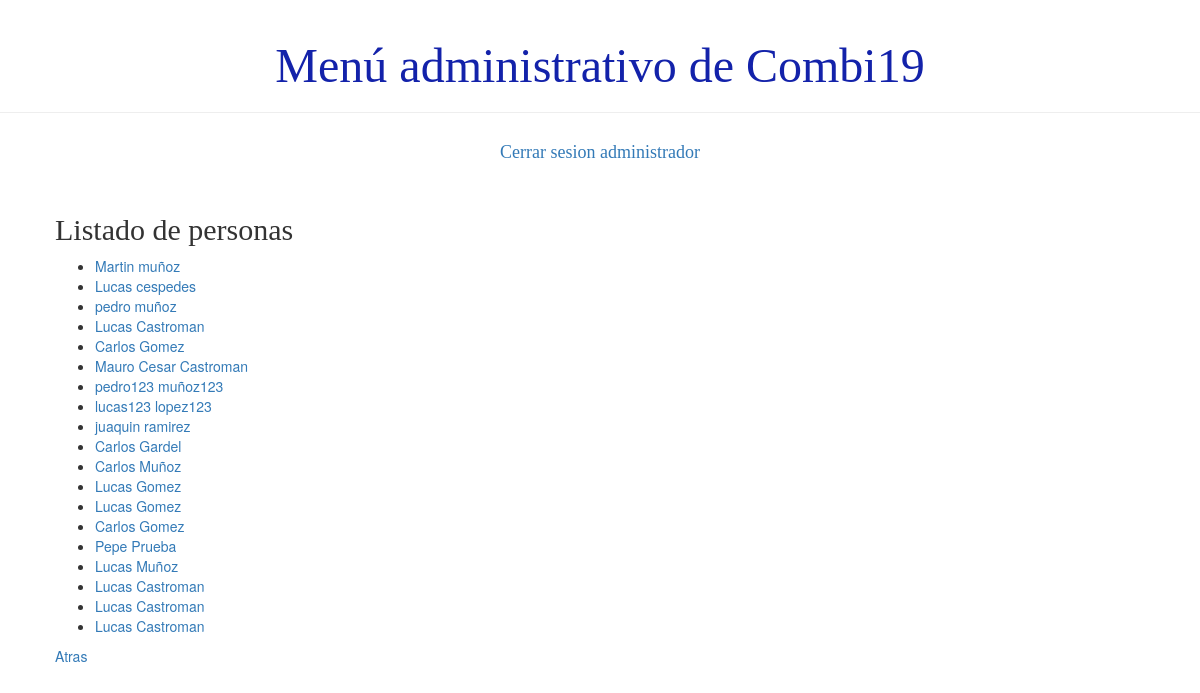
/usuario/listaPersona/ (signed in), run on the app's committed database.
### demo1/models.py (models this page shows)
class Persona(models.Model):
    usuario = models.ForeignKey('auth.User', on_delete=models.CASCADE)
    dni = models.IntegerField()
    telefono = models.BigIntegerField()
    activo = models.BooleanField(default=True)
    def __str__(self):
        return '%s %s' % (self.usuario.first_name, self.usuario.last_name)

### demo1/views.py (the view)
# urls.py: path('usuario/listaPersona/', views.listado_persona, name= 'listado_persona'),
def listado_persona(request):
    personas= Persona.objects.all()
    return render(request, 'demo1/listados/listado_persona.html', {'personas':personas})

### demo1/templates/demo1/listados/listado_persona.html
{% extends 'demo1/base.html' %}
{% block content %}
    <h2>Listado de personas</h2>
    <div>
        <ul>
        {% for persona in personas %}
            <li><a href="">{{ persona }}</a></li>
        {% endfor %}
        </ul>
    </div>
    <div><a href="{% url 'principal' %}">Atras</a></div>
{% endblock %}

### demo1/static/css/demo1.css (style rules this page uses)
h1, h2, h3, h4 { font-family: 'Lobster', cursive; }

### data on the page
Persona: usuario.last_name "Martin muñoz"
Persona: usuario.last_name "Lucas cespedes"
Persona: usuario.last_name "pedro muñoz"
Persona: usuario.last_name "Lucas Castroman"
Persona: usuario.last_name "Carlos Gomez"
Persona: usuario.last_name "Mauro Cesar Castroman"
Persona: usuario.last_name "pedro123 muñoz123"
Persona: usuario.last_name "lucas123 lopez123"
Persona: usuario.last_name "juaquin ramirez"
Persona: usuario.last_name "Carlos Gardel"
Persona: usuario.last_name "Carlos Muñoz"
Persona: usuario.last_name "Lucas Gomez"
Persona: usuario.last_name "Lucas Gomez"
Persona: usuario.last_name "Carlos Gomez"
Persona: usuario.last_name "Pepe Prueba"
Persona: usuario.last_name "Lucas Muñoz"
Persona: usuario.last_name "Lucas Castroman"
Persona: usuario.last_name "Lucas Castroman"
Persona: usuario.last_name "Lucas Castroman"
